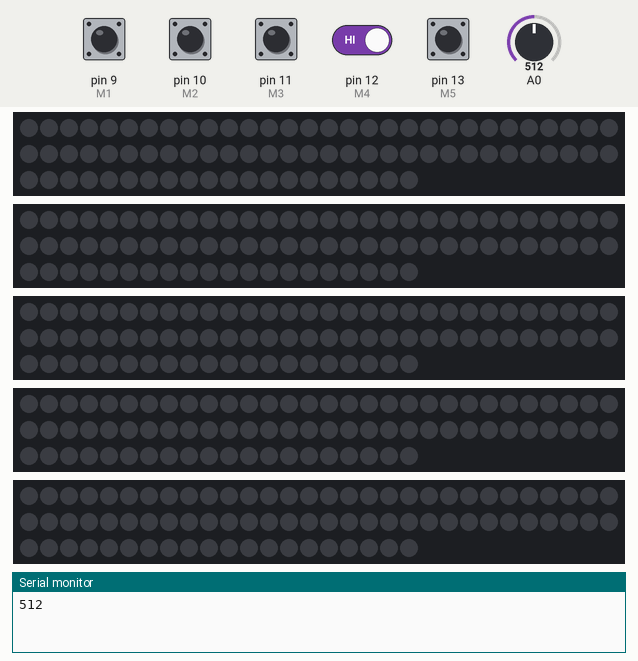
Simulated run of this sketch. Board: Arduino Uno, built with avr-gcc and run on an emulated ATmega328P. On the bench: 5 × 80 RGB LEDs in strip order, left to right, continuing on the next row, the last lines printed to the serial monitor. The inputs (shaded band) are chosen by the test bench; at power-on: pin 9 (M1), pin 10 (M2), pin 11 (M3), pin 12 (M4), pin 13 (M5) HIGH, A0 = 512. Dim RGB values are drawn brighter than linear.

Above: at 1.2 s.
1.3 s: pin 11 (M3) pulled LOW for 1 s
At 3.2 s:
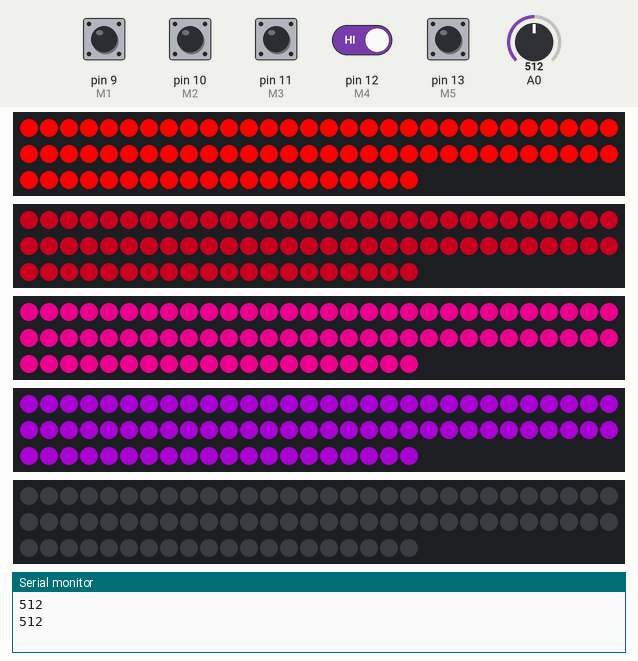
4.3 s: pin 9 (M1) pulled LOW for 0.15 s
At 5.1 s:
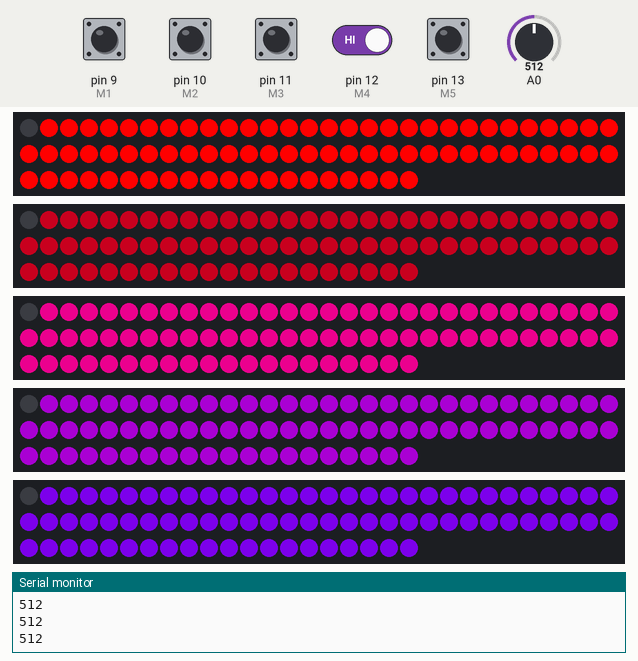
5.9 s: pin 13 (M5) pulled LOW for 0.15 s
At 6.3 s:
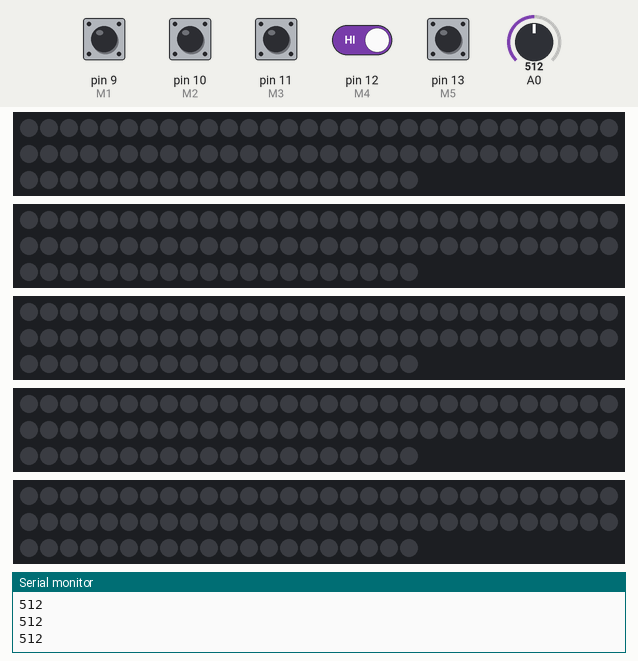
7.5 s: pin 9 (M1) pulled LOW for 1 s
At 8.7 s:
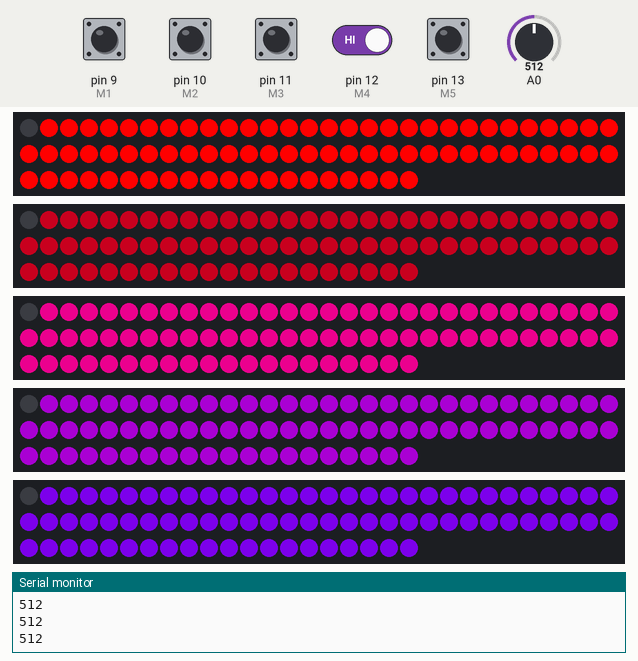
10.0 s: pin 10 (M2) pulled LOW for 0.15 s
11.6 s: pin 11 (M3) driven LOW and pin 12 (M4) driven LOW
At 11.72 s:
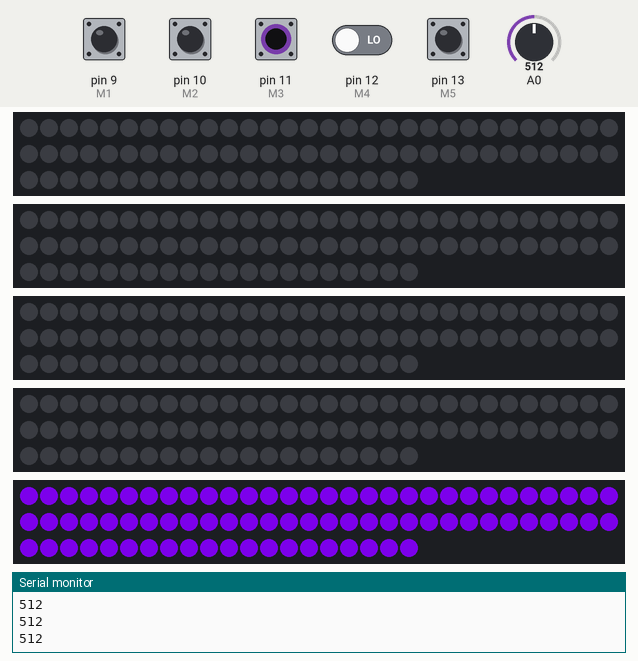
Timing chart, 0 to 14.6 s (numbered marks = the images above; inputs shaded):
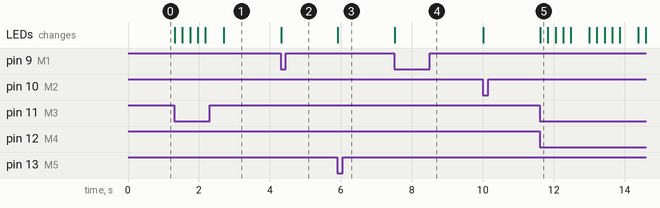

Measured:
- after the input at 1.3 s, the LEDs: first change at once (image 1 shows a later state)
- after the input at 4.3 s, the LEDs: change at once (image 2)
- after the input at 5.9 s, the LEDs: change at once (image 3)
- after the input at 7.5 s, the LEDs: change at once (image 4)
- after the input at 11.6 s, the LEDs: change at once (image 5)

The sketch:

Arduino_Rentouma.ino
```cpp
#include <FastLED.h>

#define M1 9
#define M2 10
#define M3 11
#define M4 12
#define M5 13

#define L1 3
#define L2 4
#define L3 5
#define L4 6
#define L5 7

const uint8_t LED_NUM = 80;
const uint8_t LED_NUM_2 = LED_NUM >> 1;

CRGB Led1[LED_NUM], Led2[LED_NUM], Led3[LED_NUM], Led4[LED_NUM], Led5[LED_NUM];

CRGB Color1 = CRGB(255, 0, 0);
CRGB Color2 = CRGB(100, 0, 15);
CRGB Color3 = CRGB(190, 0, 115);
CRGB Color4 = CRGB(100, 0, 125);
CRGB Color5 = CRGB(100, 0, 190);

void setup() {
  Serial.begin(9600);
  pinMode(M1, INPUT_PULLUP);
  pinMode(M2, INPUT_PULLUP);
  pinMode(M3, INPUT_PULLUP);
  pinMode(M4, INPUT_PULLUP);
  pinMode(M5, INPUT_PULLUP);

  pinMode(L1, OUTPUT);
  pinMode(L2, OUTPUT);
  pinMode(L3, OUTPUT);
  pinMode(L4, OUTPUT);
  pinMode(L5, OUTPUT);

  LEDS.addLeds<WS2812, L1, GRB>(Led1, LED_NUM);
  LEDS.addLeds<WS2812, L2, GRB>(Led2, LED_NUM);
  LEDS.addLeds<WS2812, L3, GRB>(Led3, LED_NUM);
  LEDS.addLeds<WS2812, L4, GRB>(Led4, LED_NUM);
  LEDS.addLeds<WS2812, L5, GRB>(Led5, LED_NUM);
}

void Model3Func(CRGB LEDstripe, uint8_t num, CRGB color) {
}

void loop() {
  Serial.println(analogRead(A0));

  FastLED.clear();
  uint16_t Vol;
  while (1) {
    if (digitalRead(M1) == 0) {
      Vol = analogRead(A0);
      for (uint8_t i = 0; i < LED_NUM_2 && i < Vol / 6; i++) {
        Led1[LED_NUM_2 + i] = Color1;
        Led1[LED_NUM_2 - i] = Color1;

        Led2[LED_NUM_2 + i] = Color2;
        Led2[LED_NUM_2 - i] = Color2;

        Led3[LED_NUM_2 + i] = Color3;
        Led3[LED_NUM_2 - i] = Color3;

        Led4[LED_NUM_2 + i] = Color4;
        Led4[LED_NUM_2 - i] = Color4;

        Led5[LED_NUM_2 + i] = Color5;
        Led5[LED_NUM_2 - i] = Color5;
      }
      FastLED.show();
      break;
    }

    if (digitalRead(M2) == 0) {
      Vol = analogRead(A0);
      uint8_t n = Vol / 90;

      if (n > 0) {
        fill_solid(Led5, LED_NUM, Color5);
      }
      if (n > 1) {
        fill_solid(Led4, LED_NUM, Color4);
      }
      if (n > 2) {
        fill_solid(Led3, LED_NUM, Color3);
      }
      if (n > 3) {
        fill_solid(Led2, LED_NUM, Color2);
      }
      if (n > 4) {
        fill_solid(Led1, LED_NUM, Color1);
      }

      FastLED.show();
      break;
    }

    if (digitalRead(M3) == 0) {

      uint8_t delaytime = 200;


      // //-------------------
      // fill_solid(Led5, LED_NUM, CRGB(0, 0, 0));
      // FastLED.show();
      // if (digitalRead(M3) == 1) { break; }
      // delay(delaytime);

      // fill_solid(Led4, LED_NUM, CRGB(0, 0, 0));
      // FastLED.show();
      // if (digitalRead(M3) == 1) { break; }
      // delay(delaytime);

      // fill_solid(Led3, LED_NUM, CRGB(0, 0, 0));
      // FastLED.show();
      // if (digitalRead(M3) == 1) { break; }
      // delay(delaytime);

      // fill_solid(Led2, LED_NUM, CRGB(0, 0, 0));
      // FastLED.show();
      // if (digitalRead(M3) == 1) { break; }
      // delay(delaytime);

      // fill_solid(Led1, LED_NUM, CRGB(0, 0, 0));
      // FastLED.show();
      // if (digitalRead(M3) == 1) { break; }
      // delay(delaytime + 300);
      ///////////////////////---------
      fill_solid(Led5, LED_NUM, Color5);
      FastLED.show();
      if (digitalRead(M3) == 1) { break; }
      delay(delaytime);

      fill_solid(Led4, LED_NUM, Color4);
      FastLED.show();
      if (digitalRead(M3) == 1) { break; }
      delay(delaytime);

      fill_solid(Led3, LED_NUM, Color3);
      FastLED.show();
      if (digitalRead(M3) == 1) { break; }
      delay(delaytime);

      fill_solid(Led2, LED_NUM, Color2);
      FastLED.show();
      if (digitalRead(M3) == 1) { break; }
      delay(delaytime);

      fill_solid(Led1, LED_NUM, Color1);
      FastLED.show();
      if (digitalRead(M3) == 1) { break; }
      delay(delaytime + 300);
      //-------------------
      fill_solid(Led5, LED_NUM, CRGB(0, 0, 0));
      FastLED.show();
      if (digitalRead(M3) == 1) { break; }
      delay(delaytime);

      fill_solid(Led4, LED_NUM, CRGB(0, 0, 0));
      FastLED.show();
      if (digitalRead(M3) == 1) { break; }
      delay(delaytime);

      fill_solid(Led3, LED_NUM, CRGB(0, 0, 0));
      FastLED.show();
      if (digitalRead(M3) == 1) { break; }
      delay(delaytime);

      fill_solid(Led2, LED_NUM, CRGB(0, 0, 0));
      FastLED.show();
      if (digitalRead(M3) == 1) { break; }
      delay(delaytime);

      fill_solid(Led1, LED_NUM, CRGB(0, 0, 0));
      FastLED.show();
      if (digitalRead(M3) == 1) { break; }
      delay(delaytime + 300);
      ///---------------
      fill_solid(Led1, LED_NUM, Color1);
      FastLED.show();
      if (digitalRead(M3) == 1) { break; }
      delay(delaytime);

      fill_solid(Led2, LED_NUM, Color2);
      FastLED.show();
      if (digitalRead(M3) == 1) { break; }
      delay(delaytime);

      fill_solid(Led3, LED_NUM, Color3);
      FastLED.show();
      if (digitalRead(M3) == 1) { break; }
      delay(delaytime);

      fill_solid(Led4, LED_NUM, Color4);
      FastLED.show();
      if (digitalRead(M3) == 1) { break; }
      delay(delaytime);

      fill_solid(Led5, LED_NUM, Color5);
      FastLED.show();
      if (digitalRead(M3) == 1) { break; }
      delay(delaytime + 300);
      //---------------
      fill_solid(Led1, LED_NUM, CRGB(0, 0, 0));
      FastLED.show();
      if (digitalRead(M3) == 1) { break; }
      delay(delaytime);

      fill_solid(Led2, LED_NUM, CRGB(0, 0, 0));
      FastLED.show();
      if (digitalRead(M3) == 1) { break; }
      delay(delaytime);

      fill_solid(Led3, LED_NUM, CRGB(0, 0, 0));
      FastLED.show();
      if (digitalRead(M3) == 1) { break; }
      delay(delaytime);

      fill_solid(Led4, LED_NUM, CRGB(0, 0, 0));
      FastLED.show();
      if (digitalRead(M3) == 1) { break; }
      delay(delaytime);

      fill_solid(Led5, LED_NUM, CRGB(0, 0, 0));
      FastLED.show();
      if (digitalRead(M3) == 1) { break; }
      delay(delaytime + 300);

      break;
    }

    if (digitalRead(M4) == 0) {

      fill_solid(Led1, LED_NUM, Color1);
      fill_solid(Led2, LED_NUM, Color2);
      fill_solid(Led3, LED_NUM, Color3);
      fill_solid(Led4, LED_NUM, Color4);
      fill_solid(Led5, LED_NUM, Color5);

      FastLED.show();
      break;
    }

    if (digitalRead(M5) == 0) {
      FastLED.clear();
      FastLED.show();
      break;
    }
  }
}
```
